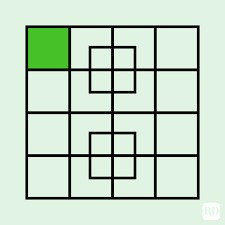
#> input picture Pics/WhatsApp Image 2025-04-29 at 2.44.50 PM.jpeg, 225 x 225 px
$ python -i harris.py   (imports and definitions only)
#> lines starting #> are read from the running program, lines starting #| are printed output that depends on the picture; after the words box and inside, x2 and y2 are one past the last pixel; in counts of white or black regions, pixels touching at a corner belong together
#> further down, picture is the input picture: shape (225, 225, 3); mean B, G, R 197.6, 216.2, 196.8
import numpy as np
from scipy.ndimage import convolve
import cv2


def harrisCornerDetector(image, threshold=0.01, window_size=3, k=0.04, nms_window=3):
    # Convert the image to grayscale if it's not already
#> called with threshold = 0.01, window_size = 3, k = 0.04, nms_window = 3
    if len(image.shape) == 3:
        gray = cv2.cvtColor(image, cv2.COLOR_BGR2GRAY)
        gray = gray.astype(np.float32)
    else:
        gray = image.astype(np.float32)

    # gray = cv2.GaussianBlur(gray, (3, 3), 2)
    # Compute gradients using Sobel filters
    Ix = convolve(gray, np.array([[-1, 0, 1]]), mode='constant')
    Iy = convolve(gray, np.array([[-1], [0], [1]]), mode='constant')

    # Compute elements of the structure tensor
    Ixx = Ix**2
    Iyy = Iy**2
    Ixy = Ix * Iy

    # Compute the sums of the structure tensor elements over the window
    Sxx = convolve(Ixx, np.ones((window_size, window_size)), mode='constant')
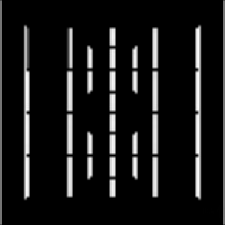
#> Sxx: shape (225, 225) float32; min 0, max 364006, mean 35168.2; drawn with min black and max white
    Syy = convolve(Iyy, np.ones((window_size, window_size)), mode='constant')
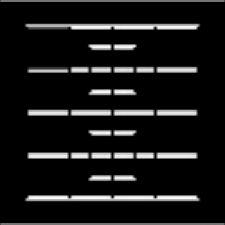
#> Syy: shape (225, 225) float32; min 0, max 362943, mean 34665.8; drawn with min black and max white
    Sxy = convolve(Ixy, np.ones((window_size, window_size)), mode='constant')
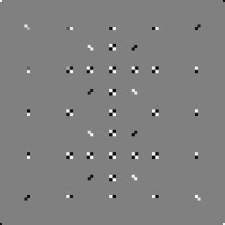
#> Sxy: shape (225, 225) float32; min -62037, max 60903, mean -4.3; drawn with min black and max white

    # Compute the corner response function
    det = Sxx * Syy - Sxy**2
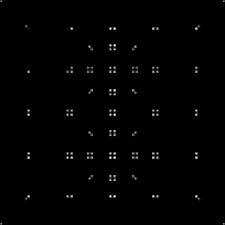
#> det: shape (225, 225) float32; min 0, max 4.52e+10, mean 340908832; drawn with min black and max white
    trace = Sxx + Syy
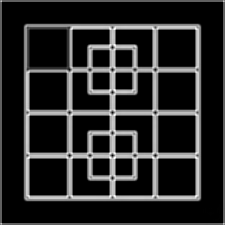
#> trace: shape (225, 225) float32; min 0, max 441174, mean 69834; drawn with min black and max white
    R = det - k * trace**2
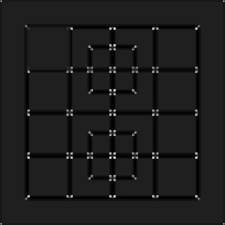
#> R: shape (225, 225) float32; min -5.29e+09, max 3.75e+10, mean -420042592; drawn with min black and max white

    # Threshold the corner response
    corners = np.zeros_like(gray)
    corners[R > threshold * R.max()] = 255

    # Non-maximum suppression
    for y in range(0, corners.shape[0], nms_window):
        for x in range(0, corners.shape[1], nms_window):
            window = corners[y:y+nms_window, x:x+nms_window]
            if np.sum(window) > 255:
                max_pos = np.unravel_index(np.argmax(window), window.shape)
                corners[y:y+nms_window, x:x+nms_window] = 0
                corners[y+max_pos[0], x+max_pos[1]] = 255

    # Draw circles around the detected corners on the original image
    output_image = np.copy(image)
    corner_coords = np.argwhere(corners == 255)
    for y, x in corner_coords:
        cv2.circle(output_image, (x, y), 1, (0, 0, 255), 5)
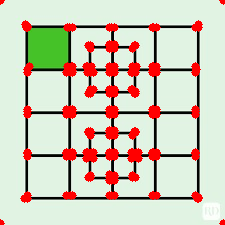
#> output_image: shape (225, 225, 3); 9.62% of pixels changed, all inside (x1, y1, x2, y2) = (0, 0, 225, 225)

    return output_image

>>> import cv2
>>> picture = cv2.imread('Pics/WhatsApp Image 2025-04-29 at 2.44.50 PM.jpeg')
>>> result = harrisCornerDetector(picture)

$ run again, on Pics/WhatsApp Image 2025-04-29 at 3.17.41 PM.jpeg
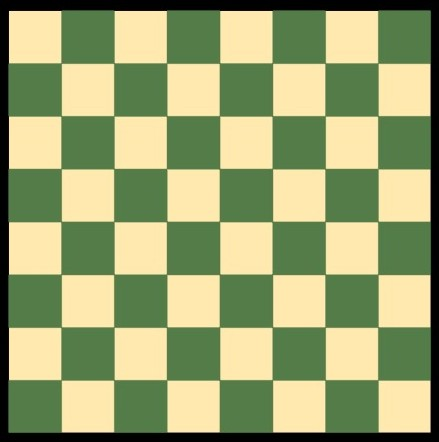
#> input picture Pics/WhatsApp Image 2025-04-29 at 3.17.41 PM.jpeg, 439 x 442 px
#> picture is the input picture: shape (442, 439, 3); mean B, G, R 112.7, 162.9, 153.9
#> in harrisCornerDetector, `R = det - k * trace**2`:
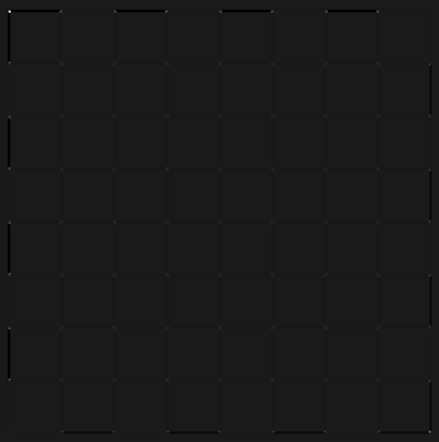
#> R: shape (442, 439) float32; min -3.83e+09, max 3.37e+10, mean -37186188; drawn with min black and max white
#> after the loop in harrisCornerDetector, `for y, x in corner_coords:`:
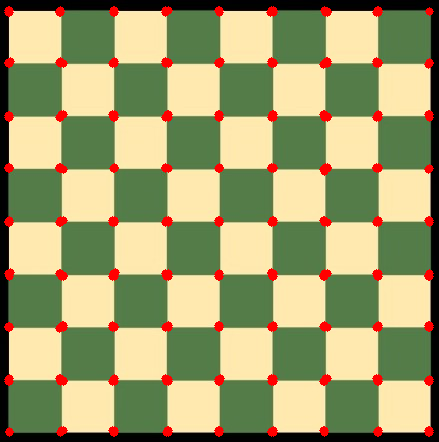
#> output_image: shape (442, 439, 3); 3.45% of pixels changed, all inside (x1, y1, x2, y2) = (4, 6, 434, 437)
